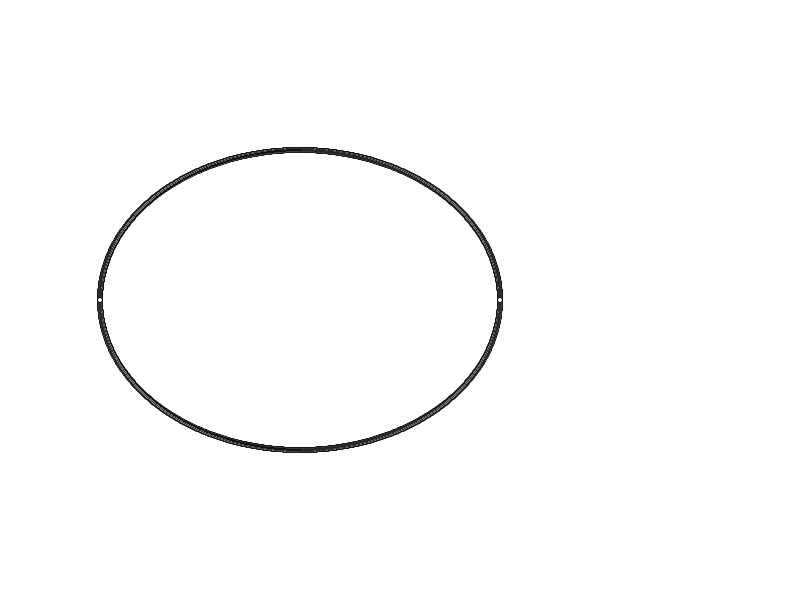
Frame 1 (no input)
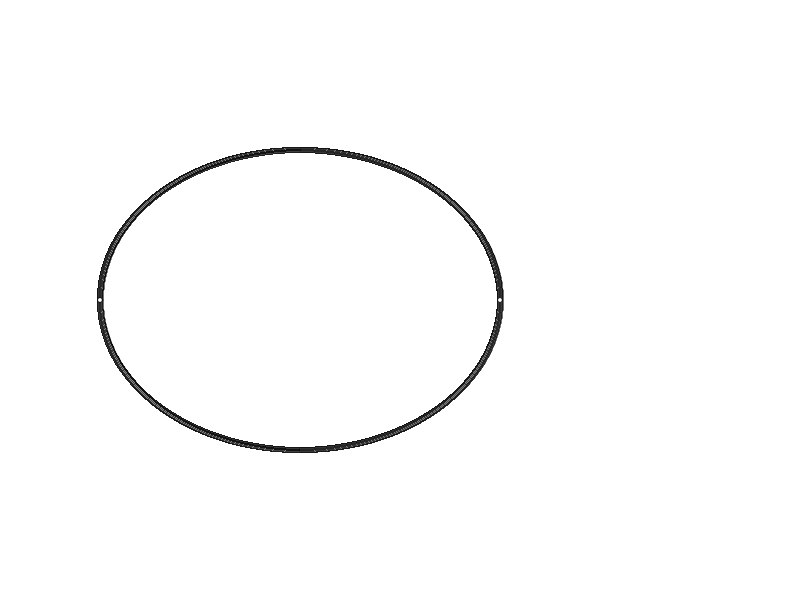
Frame 60 (no input)
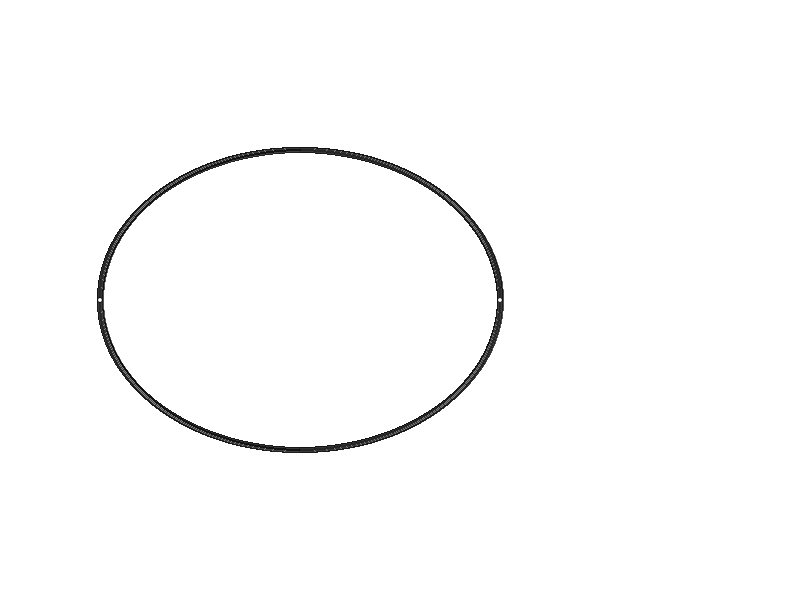
Frame 120 (the mouse pressed at the canvas centre since frame 60)

The p5.js sketch that drew these frames (run headless with seeded random() and noise() and a simulated clock; from frame 60 on, the mouse is pressed at the canvas centre):

// p5.js sketch
// ── sketch.js
function setup(){
    createCanvas(screen.width,screen.height);
    radiusX = 200;
    radiusY = 150;
}

function draw(){
    translate(300,300);
    x_coordinate = 0;
    y_coordinate = radiusY;
    let pR1,pR2;
    pR1 = radiusY*radiusY-radiusX*radiusX*radiusY+0.25*radiusX*radiusX;

    while(!(2*radiusY*radiusY*x_coordinate >= 2*radiusX*radiusX*y_coordinate)){
        if (pR1<0){
            ellipse(x_coordinate,y_coordinate,5);
            x_coordinate++;
            pR1 += 2*radiusY*radiusY*x_coordinate+radiusY*radiusY;
        }else{
            ellipse(x_coordinate,y_coordinate,5);
            x_coordinate++;
            y_coordinate--;
            pR1 += 2*radiusY*radiusY*x_coordinate-2*radiusX*radiusX*y_coordinate+radiusY*radiusY;
        }
        points(x_coordinate,y_coordinate);
    }

    if ((2*radiusY*radiusY*x_coordinate >= 2*radiusX*radiusX*y_coordinate)){
    
        pR2 = Math.pow(radiusY,2)*Math.pow(x_coordinate+0.5,2)+Math.pow(radiusX,2)*Math.pow(y_coordinate-1,2)-radiusX*radiusX*radiusY*radiusY;
        while((x_coordinate!=8 && y_coordinate!=0)){
            if(pR2<0){
                ellipse(x_coordinate,y_coordinate,5);
                x_coordinate++;
                y_coordinate--;
                pR2 += 2*radiusY*radiusY*x_coordinate-2*radiusX*radiusX*y_coordinate+radiusX*radiusX;
            }else{
                ellipse(x_coordinate,y_coordinate,5);
                y_coordinate--;
                pR2 += radiusX*radiusX-2*radiusX*radiusX*y_coordinate;
            }
            points(x_coordinate,y_coordinate);
        }
    }
}

function points(x,y){
    ellipse(x,-y,5);
    ellipse(-x,y,5);
    ellipse(-x,-y,5);
}
